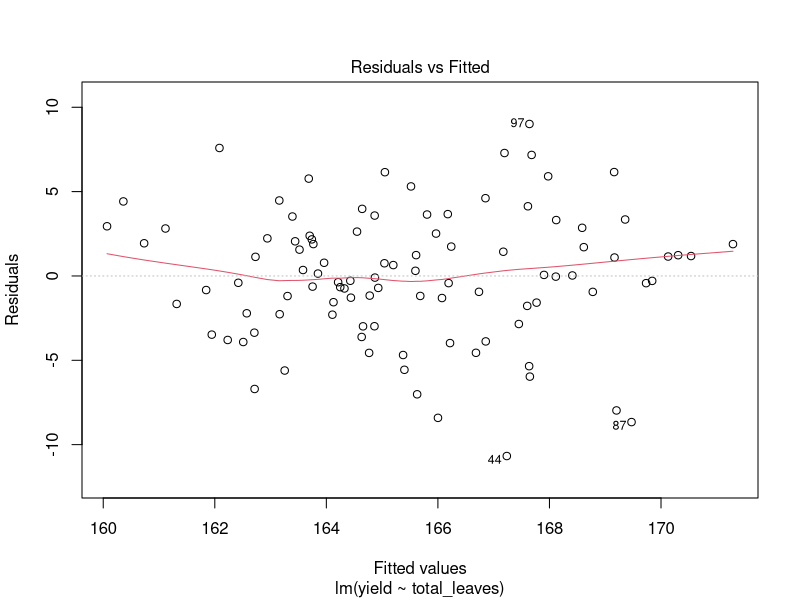

The R source for this figure:
## ---- chunk 1
library(tidyverse)
allometry = read.csv("data/corn_allometry.csv")
head(allometry)
## ---- chunk 2
model_yield_total_leaves = lm(yield ~ total_leaves, data=allometry)
## ---- chunk 3
plot(model_yield_total_leaves, which=1)  # the "which=1" argument tells R to plot the residuals
## ---- chunk 4
library(broom)
tidy(model_yield_total_leaves)
## ---- chunk 5
anova(model_yield_total_leaves)
## ---- chunk 6
glance(model_yield_total_leaves)
## ---- chunk 7

## ---- chunk 8

## ---- chunk 9

## ---- chunk 10
fertility = read.csv("data/corn_fertility.csv")
head(fertility)

## ---- chunk 11

## ---- chunk 12

## ---- chunk 13
library(broom)

## ---- chunk 14

